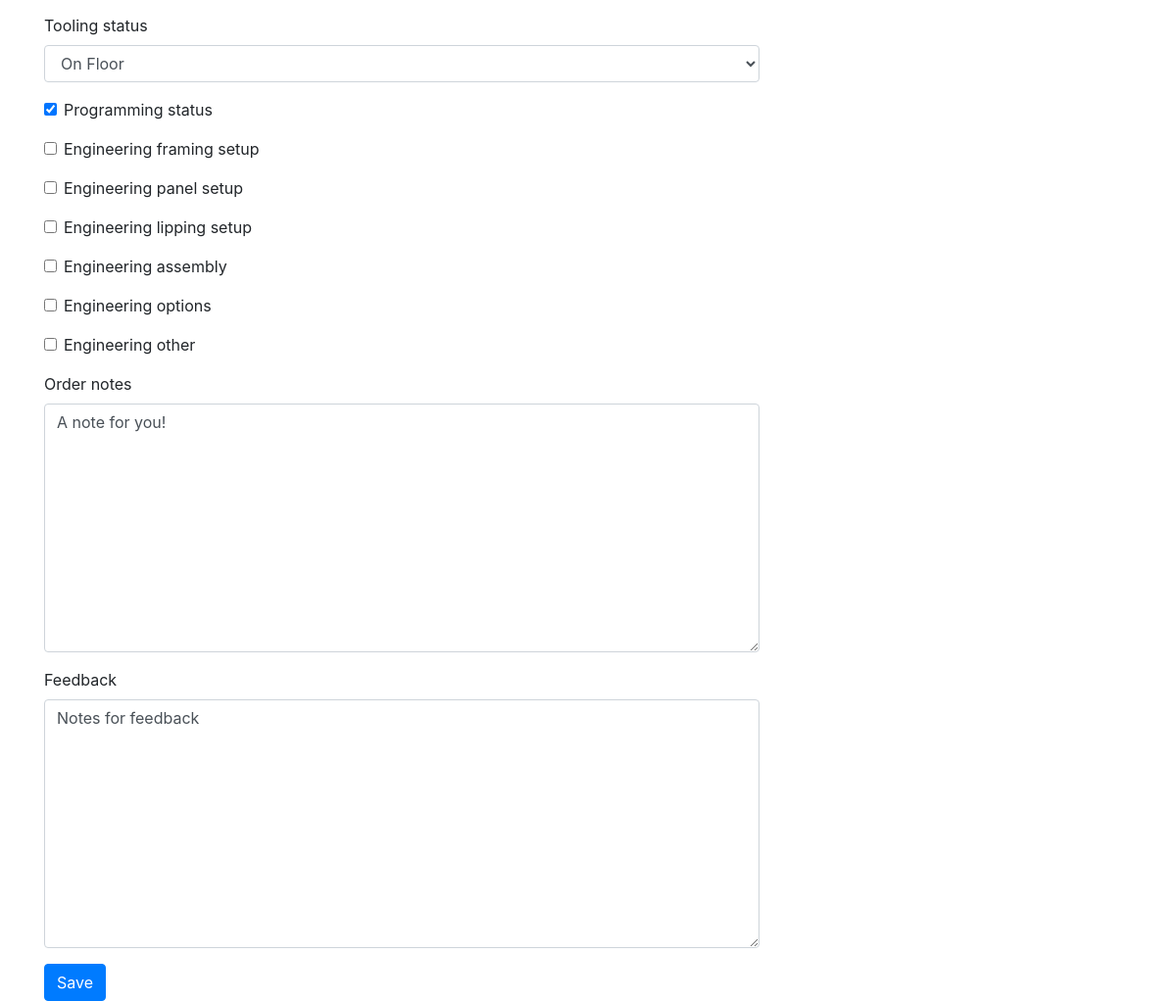
The page /order/2/edit/ (signed in, lower part) on the database as committed earlier.
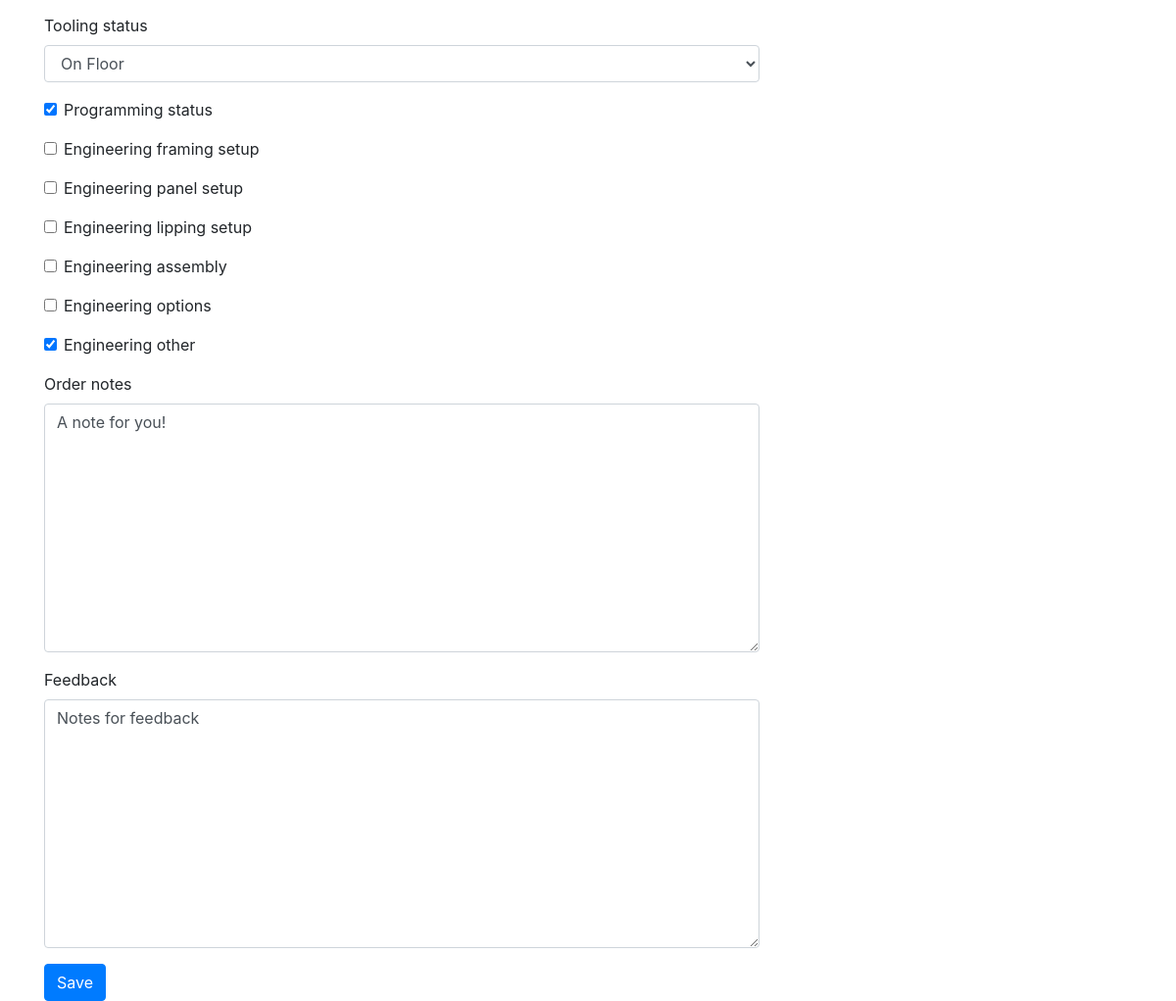
The same page on the database as committed later.
### ordermanager/models.py (models this page shows, shortened)
class Order(models.Model):
    CUSTOMERS = (
        ("American Woodmark Corporation", "American Woodmark Corporation"),
        ("ACP", "ACP"),
        ("Jim Bishop", "Jim Bishop"),
        ("Fabritec", "Fabritec"),
        ("Hanssem", "Hanssem"),
        ("KabinArt", "KabinArt"),
        ("Legacy", "Legacy"),
        ("MasterBrand Cabinets, Inc", "MasterBrand Cabinets, Inc"),
        ("Unicor", "Unicor"),
    )
    CARRIER = (
        ("UPEXP", "UPEXP"),
        ("UPSAR", "UPSAR"),
        ("UPSBL", "UPSBL"),
        ("UPSCN", "UPSCN"),
        ("UPSGR", "UPSGR"),
        ("UPSRD", "UPSRD"),
        ("UPSRS", "UPSRS"),
        ("UPSSV", "UPSSV"),
        ("UPSWX", "UPSWX"),
        ("UPS2A", "UPS2A"),
        ("UPS3D", "UPS3D"),
        ("FX2DY", "FX2DY"),
        ("FXSTD", "FXSTD"),
        ("FXPAM", "FXPAM"),
        ("FXGRN", "FXGRN"),
        ("FXFNL", "FXFNL"),
        ("Customer Pickup", "Customer Pickup"),
    )
    REASON = (
        ("New Product", "New Product"),
        ("Not Applicable", "Not Applicable"),
        ("Unusual Size", "Unusual Size"),
        ("Unusual Profile", "Unusual Profile"),
        ("Unusual Material", "Unusual Material"),
        ("Obsolete Product", "Obsolete Product"),
        ("Non-Existing Material Specification", "Non-Existing Material Specification"),  # Order 26
        ("Customer Sample", "Customer Sample"),  # Order 26
        ("Special Assembly", "Special Assembly"),  # Order 26
        ("Special Inspection", "Special Inspection"),
        ("Special Packaging", "Special Packaging"),  # Order 26
        ("Profile Testing", "Profile Testing"),  # Order 26
        ("Process Testing", "Process Testing"),  # Order 26
    )
    TOOLING = (
        ("On Floor", "On Floor"),
        ("In Grinding Room", "In Grinding Room"),
        ("Other - See Notes", "Other - See Notes"),
    )
    author = models.ForeignKey('auth.User', on_delete=models.CASCADE)
    order_number = models.CharField(max_length=255)
    order_reason = models.CharField(max_length=50, choices=REASON)
    customer = models.CharField(max_length=50, choices=CUSTOMERS)
    product_name = models.CharField(max_length=255)
    title = models.CharField(max_length=255)
    design_code = models.CharField(max_length=255)
    carrier = models.CharField(max_length=20, choices=CARRIER)
    ship_date = models.DateField()
    process_date = models.DateField()
    sequence_numbers = models.CharField(max_length=255)
    tooling_status = models.CharField(max_length=20, choices=TOOLING)
    programming_status = models.BooleanField(default=False)
    engineering_framing_setup = models.BooleanField(default=False)
    engineering_panel_setup = models.BooleanField(default=False)
    engineering_lipping_setup = models.BooleanField(default=False)
    engineering_assembly = models.BooleanField(default=False)
    engineering_options = models.BooleanField(default=False)
    engineering_other = models.BooleanField(default=False)
    order_notes = models.TextField(blank=True, null=True)
    feedback = models.TextField(blank=True, null=True)
    date = models.DateTimeField()

### ordermanager/views.py (the view)
# urls.py: path('order/<int:pk>/edit/', views.OrderUpdateView.as_view(), name='order_edit'),
class OrderUpdateView(LoginRequiredMixin, UpdateView):
    login_url = '/login/'
    redirect_field_name = 'ordermanager/order_detail.html'
    form_class = OrderForm
    model = Order

### ordermanager/templates/ordermanager/order_form.html (shortened to what this page needs)
{% extends "ordermanager/base.html" %}
{% load bootstrap4 %}
{% block content %}
    <form class="order-form" method="POST">
        {% bootstrap_form form %}
        {% buttons %}
            <button type="submit" class="save btn btn-primary">Save</button>
        {% endbuttons %}
    </form>
{% endblock %}

Rows that differ between the two databases and show on the page:
changed Order "On Floor": engineering_other "☐" → "☑"
